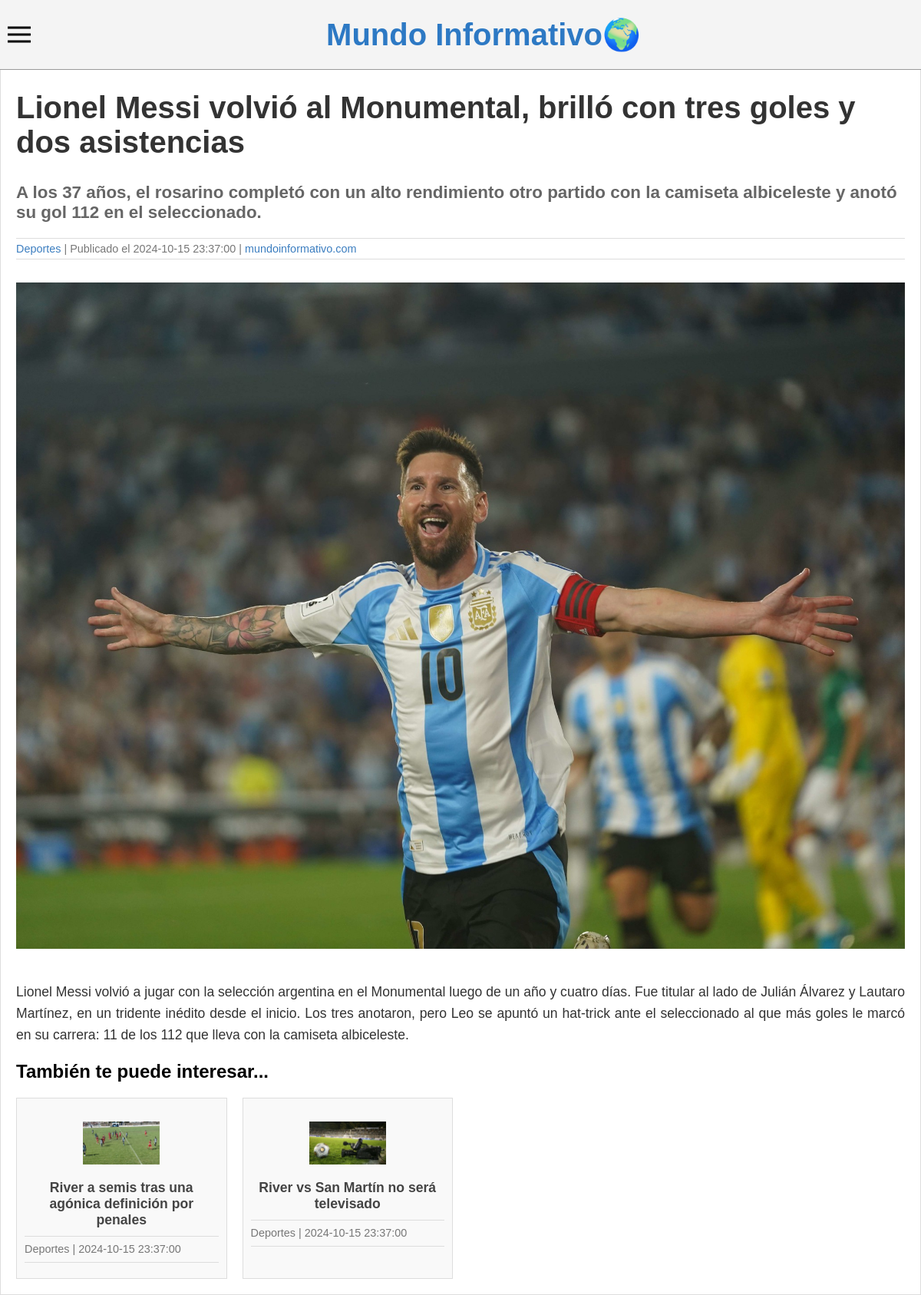
/detalle.php?id=7, run on the app's committed database.
### tables this page shows
CREATE TABLE `noticias` (
  `id` int(11) NOT NULL,
  `titulo` varchar(255) NOT NULL,
  `descripcion` varchar(255) NOT NULL,
  `texto` text NOT NULL,
  `fecha` datetime NOT NULL,
  `imagen` varchar(255) NOT NULL,
  `id_usuario` int(11) NOT NULL,
  `id_categoria` int(11) NOT NULL
);

CREATE TABLE `categorias` (
  `id` int(11) NOT NULL,
  `nombre` varchar(255) NOT NULL,
  `id_usuario` int(11) NOT NULL
);

### detalle.php (the view, shortened to what this page needs)
<?php
require_once("panel/includes/db.php");
$id = isset($_GET['id']) ? $_GET['id'] : 0;
$stmt = $conx->prepare("SELECT N.*, C.nombre as categoria FROM noticias N INNER JOIN categorias C ON(C.id = N.id_categoria) WHERE N.id = ?");
$stmt->bind_param("i", $id);
$stmt->execute();
$resultado = $stmt->get_result();
$noticia = $resultado->fetch_object();
if ($noticia === NULL) {
	header("Location: 404.php");
	exit();
} else {
	$titulo = $noticia->titulo;
	$descripcion = $noticia->descripcion;
	$texto = $noticia->texto;
	$fecha = $noticia->fecha;
	$imagen = $noticia->imagen;
	$categoria = $noticia->categoria;
}
$stmt = $conx->prepare("SELECT N.* FROM noticias N INNER JOIN categorias C ON(N.id_categoria = C.id) WHERE C.id = ? AND N.id != ? ORDER BY N.fecha DESC LIMIT 3");
$stmt->bind_param("ii", $noticia->id_categoria, $id);
$stmt->execute();
$resultadoSTMT = $stmt->get_result();
$noticiasRelacionadas = [];
while ($fila = $resultadoSTMT->fetch_object()) {
    $noticiasRelacionadas[] = $fila;
}
?>
<!DOCTYPE html>
<html>
<head>
	<link rel="stylesheet" type="text/css" href="panel/css/detalle.css">
</head>
<body>
<?php require_once("menuFrontend.php"); ?>
<div class="container">
	<h1><?php echo $titulo ?></h1>
	<h4><?php echo $descripcion ?></h4>
	<div class="meta-info">
		<span><?php echo $categoria ?></span> | Publicado el <?php echo $fecha ?> | <a href="index.php">mundoinformativo.com</a>
	</div>
	<img src="panel/<?php echo $imagen ?>" alt="<?php echo $titulo ?>">
	<p class="texto"><?php echo $texto ?></p>
	<h2>También te puede interesar...</h2>
	<div class="noticias-relacionadas">
	    <?php foreach ($noticiasRelacionadas as $fila) { ?>
	        <div class="noticia-relacionada">
	            <img src="panel/<?php echo $fila->imagen ?>" alt="<?php echo $fila->titulo ?>" width="100">
		       	<div>
		           	<h3><a href="detalle.php?id=<?php echo $fila->id ?>"><?php echo $fila->titulo ?></a></h3>
		    		<p class="meta-info"><?php echo $categoria ?> | <?php echo $fecha ?></p>
		    	</div>
		    </div>
		<?php } ?>
	</div>
</div>
</body>
</html>

### panel/css/detalle.css (style rules this page uses)
body { font-family: Arial, sans-serif; margin: 0; padding: 0; background-color: #f4f4f4; }
.container { max-width: 1200px; margin: 0 auto; background-color: white; padding: 20px; border: 1px solid #ddd; box-shadow: 0 0 10px rgba(0, 0, 0, 0.1); padding-top: 90px; }
h1 { font-size: 2.5em; font-weight: bold; margin-bottom: 10px; color: #333; }
h4 { font-size: 1.4em; margin-bottom: 20px; color: #666; }
.meta-info { font-size: 0.9em; color: #777; border-bottom: 1px solid #ddd; padding-bottom: 5px; margin-bottom: 10px; border-top: 1px solid #ddd; padding-top: 5px; margin-top: 10px; }
.meta-info span { color: #3c7ec0; }
.meta-info a { color: #3c7ec0; text-decoration: none; }
img { max-width: 100%; height: auto; margin: 20px 0; }
p { font-size: 1.1em; color: #333; line-height: 1.6; text-align: justify; }
.noticias-relacionadas { display: grid; grid-template-columns: repeat(auto-fill, minmax(250px, 1fr)); gap: 20px; margin-top: 20px; }
.noticia-relacionada { display: flex; flex-direction: column; align-items: center; border: 1px solid #ddd; padding: 10px; background-color: #f9f9f9; text-align: center; }
.noticia-relacionada img { width: 100px; height: auto; margin-bottom: 10px; }
.noticia-relacionada h3 { font-size: 1.1em; margin: 10px 0; }
.noticia-relacionada a { text-decoration: none; color: #444; }
.meta-info { font-size: 0.9em; color: #777; }

### data on the page
noticias: titulo "Lionel Messi volvió al Monumental, brilló con tres goles y dos asistencias", descripcion "A los 37 años, el rosarino completó con un alto rendimiento otro partido con la camiseta albiceleste y anotó su gol 112 en el seleccionado.", id_categoria.nombre "Deportes", fecha "2024-10-15 23:37:00", imagen (picture), texto "Lionel Messi volvió a jugar con la selección argentina en el Monumental luego de un año y cuatro días. Fue titular al lado de Julián Álvarez y Lautaro Martínez, en un tridente inédito desde el inicio. Los tres anotaron, pero Leo se apuntó un hat-trick ante el seleccionado al que más goles le marcó en su carrera: 11 de los 112 que lleva con la camiseta albiceleste."
noticias: imagen (picture), titulo "River a semis tras una agónica definición por penales", id_categoria.nombre "Deportes"
noticias: imagen (picture), titulo "River vs San Martín no será televisado", id_categoria.nombre "Deportes"
